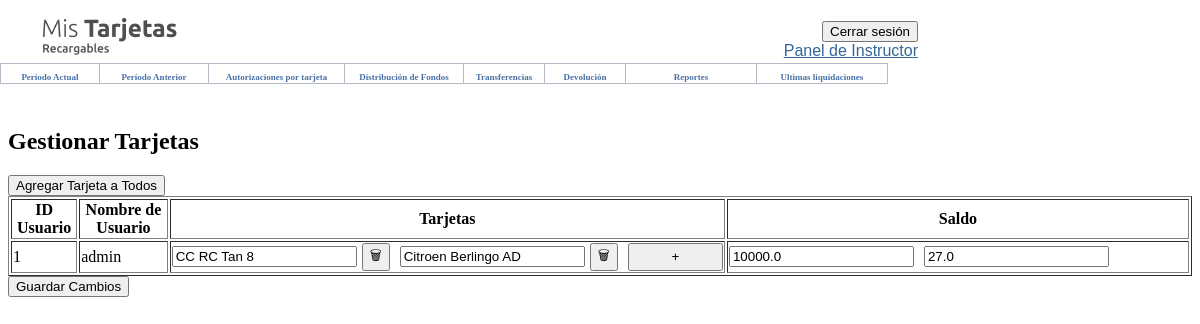
Page /costcenter/admin/cards/manage/ (signed in) on the earlier database version.
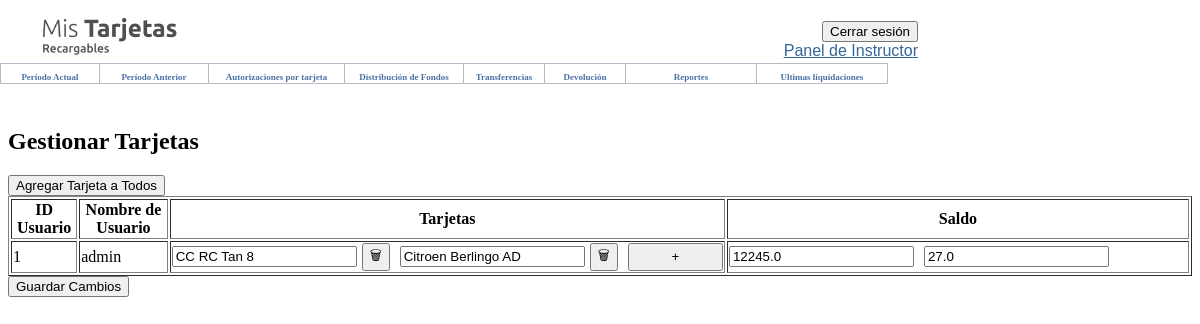
Same page on the later database version.
### costcenter/models.py (models this page shows, shortened)
class Cards(models.Model):
    user = models.ForeignKey(User, on_delete=models.CASCADE)
    is_costcenter = models.BooleanField(default=False)
    card_name = models.CharField(max_length=50)
    card_number = models.IntegerField(validators=[
                                                MinValueValidator(1000000000000000),
                                                MaxValueValidator(9999999999999999)
    ], unique=True)
    money = models.FloatField(default=0.0)
    class Meta:
        verbose_name = "Card"
        verbose_name_plural = "Cards"

### costcenter/views.py (the view, shortened to what this page needs)
# urls.py: path("admin/cards/manage/", admin_manage_cards, name="admin_manage_cards"),
@staff_member_required  # Solo para administradores
def admin_manage_cards(request):
    users = User.objects.all()
    return render(request, "costcenter/admin_manage_cards.html", {"users": users})

### templates/costcenter/admin_manage_cards.html (shortened to what this page needs)
{% extends 'base.html' %}
{% block body %}
<h2>Gestionar Tarjetas</h2>
<form method="post">
    <button type="submit" name="add_card_all">Agregar Tarjeta a Todos</button>
    <table border="1">
        <thead>
            <tr>
                <th>ID Usuario</th>
                <th>Nombre de Usuario</th>
                <th>Tarjetas</th>
                <th>Saldo</th>
            </tr>
        </thead>
        <tbody>
            {% for user in users %}
            <tr>
                <td>{{ user.id }}</td>
                <td>{{ user.username }}</td>
                <td>
                    <div style="display: grid; grid-template-columns: repeat(3, 1fr); gap: 10px;">
                        {% for card in user.cards_set.all %}
                        <div style="display: flex; align-items: center; gap: 5px;">
                            <input type="text" name="card-{{ card.id }}-card_name" value="{{ card.card_name }}">
                            <button type="submit" name="delete_card" value="{{ card.id }}">🗑</button>
                        </div>
                        {% endfor %}
                        <button type="submit" name="add_card_user" value="{{ user.id }}">+</button>
                    </div>
                </td>
                <td>
                    <div style="display: grid; grid-template-columns: repeat(3, 1fr); gap: 10px;">
                        {% for card in user.cards_set.all %}
                        <input type="number" name="card-{{ card.id }}-money" value="{{ card.money }}" readonly>
                        {% endfor %}
                    </div>
                </td>
            </tr>
            {% endfor %}
        </tbody>
    </table>
    <button type="submit">Guardar Cambios</button>
</form>
{% endblock %}

Differences in the rows shown:
changed Cards "CC RC Tan 8": money "10000.0" → "12245.0"
